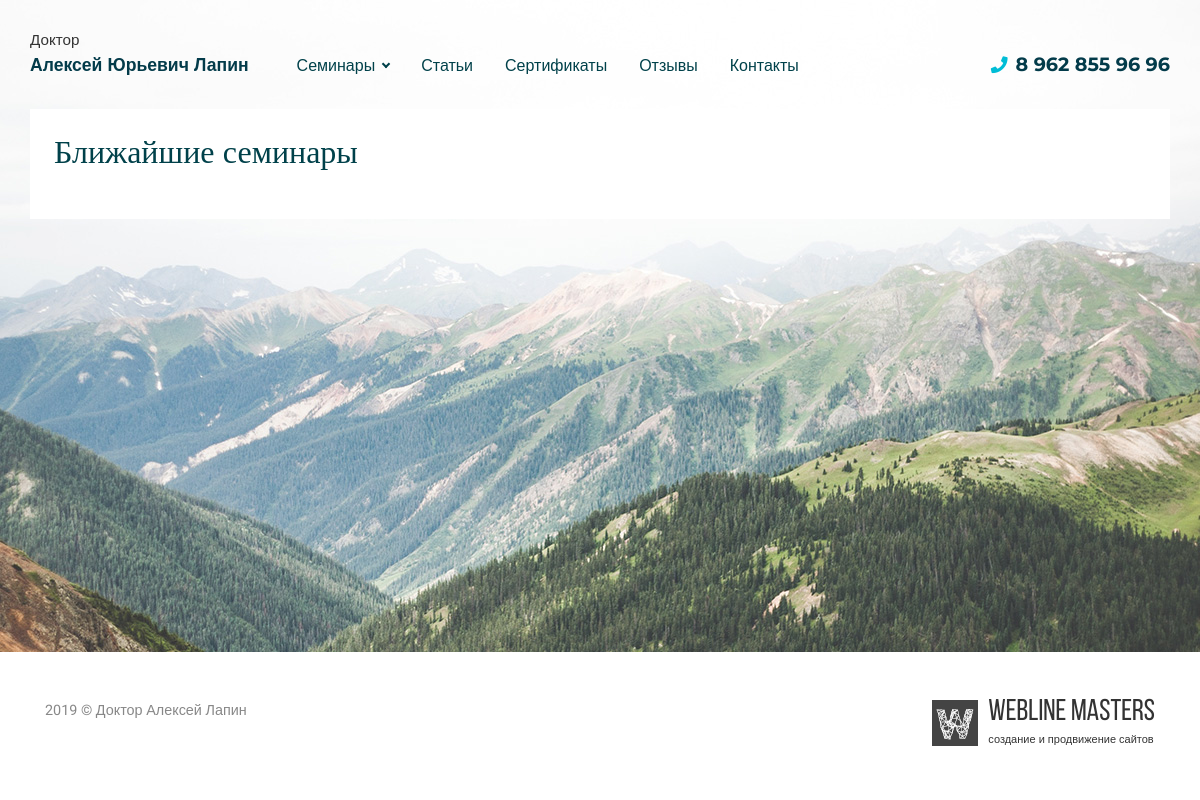
Before: /seminars/upcoming/ with the older database file.
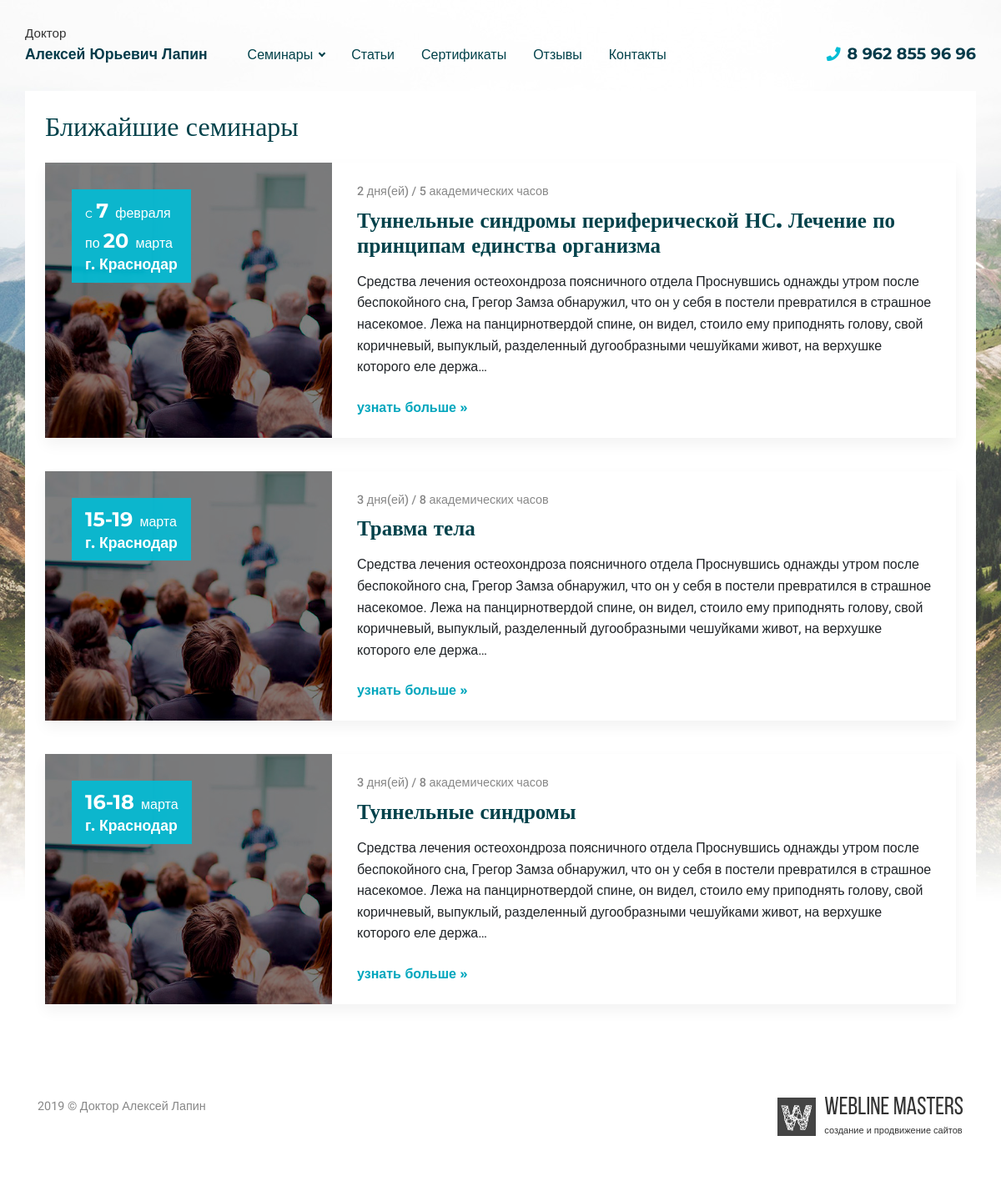
After: the same page with the newer database file.
### contacts/models.py (models this page shows)
class Phone(models.Model):
    contact = models.ForeignKey(Contact, on_delete=models.CASCADE, verbose_name='Контакт', related_name='phones')
    phone = models.CharField(max_length=20, verbose_name='Телефон', null=True)
    class Meta:
        verbose_name = 'Телефон'
        verbose_name_plural = 'Телефоны'
    def __str__(self):
        return '%s' % self.phone

### seminars/models.py (models this page shows, shortened)
class UpcomingSeminar(models.Model):
    seminar = models.ForeignKey(Seminar, on_delete=models.CASCADE, verbose_name='Заголовок', related_name='upcoming_seminars')
    date_start = models.DateField(verbose_name='Дата начала')
    date_end = models.DateField(verbose_name='Дата завершения')
    city = models.CharField(max_length=250, verbose_name='Город')
    class Meta:
        verbose_name = 'Ближайший семинар'
        verbose_name_plural = 'Ближайшие семинары'
        ordering = ['date_start']

class Seminar(models.Model):
    title = models.CharField(max_length=250, verbose_name='Заголовок')
    description = HTMLField(verbose_name='Описание')
    days_number = models.PositiveSmallIntegerField(verbose_name='Количество дней', default=1)
    hours_number = models.PositiveSmallIntegerField(verbose_name='Академических часов', default=1)
    in_index = models.BooleanField(default=False, verbose_name='Отображать на главной', help_text='Отображаюся только 6 выбранных семинаров')
    video = models.CharField(max_length=250, verbose_name='Ссылка на видео', blank=True, null=True)
    my_order = models.PositiveIntegerField(default=0, blank=False, null=False, verbose_name='Сортировка')
    def get_picture_url(self, filename):
        ext = filename.split('.')[-1]
        filename = '%s.%s' % (self.id, ext)
        year = datetime.now().year
        month = datetime.now().month
        return 'images/seminars/%s.%s/%s' % (month, year, filename)
    def get_absolute_url(self):
        return reverse('seminar_detail', args=[self.id])
    image = models.ImageField(upload_to=get_picture_url, verbose_name='Изображение')
    class Meta:
        verbose_name = 'Семинар'
        verbose_name_plural = 'Все семинары'
        ordering = ['my_order']

### seminars/views.py (the view)
# urls.py: path('upcoming/', views.upcoming_seminars, name='upcoming_seminars'),
def upcoming_seminars(request):
    upcoming_seminars = UpcomingSeminar.objects.all()
    context = {
        'upcoming_seminars': upcoming_seminars,
    }
    return render(request, 'seminars/upcoming_seminars.html', context)

### contacts/context_processors.py (called while the page is built)
def getting_phone(request):
    phone = Phone.objects.first()
    context = {
        'phone': phone,
    }
    return context

### templates/seminars/upcoming_seminars.html (shortened to what this page needs)
{% extends 'base.html' %}
{% block content %}
    <div class="container bg-white p-4">
        <h1 class="display-4 text-secondary mt-0 mb-4">Ближайшие семинары</h1>
        {% for seminar in upcoming_seminars %}
            <div class="lesson-item upcoming-lesson-item bg-white shadow">
                <div class="row">
                    <div class="col-lg-4 col-md-5">
                        <a href="{{ seminar.seminar.get_absolute_url }}" title="" class="lesson-item-img d-block h-100" style="background-image: url('{{ seminar.seminar.image.url }}');">
                            {% if seminar.date_start.month == seminar.date_end.month %}
                                <div class="upcoming-lesson-item-date px-3 py-2">
                                    <span class="ulid-day mr-1">{{ seminar.date_start.day }}-{{ seminar.date_end.day }}</span>
                                    <span class="ulid-month">{{ seminar.date_start|date:"E"|lower }}</span><br>
                                    <span class="ulid-place d-block">г. {{ seminar.city }}</span>
                                </div>
                            {% else %}
                                <div class="upcoming-lesson-item-date px-3 py-2">
                                    c <span class="ulid-day mr-1">{{ seminar.date_start.day }}</span>
                                    <span class="ulid-month">{{ seminar.date_start|date:"E"|lower }}</span><br>
                                    по <span class="ulid-day mr-1">{{ seminar.date_end.day }}</span>
                                    <span class="ulid-month">{{ seminar.date_end|date:"E"|lower }}</span>
                                    <span class="ulid-place d-block">г. {{ seminar.city }}</span>
                                </div>
                            {% endif %}
                        </a>
                    </div>
                    <div class="col-lg-8 col-md-7">
                        <div class="lesson-item-caption p-4 pl-md-0">
                            <span class="d-block mb-2">{{ seminar.seminar.days_number }} дня(ей) / {{ seminar.seminar.hours_number }} академических часов</span>
                            <h3 class="mt-0 mb-3"><a class="text-secondary d-block" href="{{ seminar.seminar.get_absolute_url }}" title="">{{ seminar.seminar.title }}</a></h3>
                            <p>{{ seminar.seminar.description|truncatechars:380|striptags }}</p>
                            <a class="link-more" href="{{ seminar.seminar.get_absolute_url }}" title="">узнать больше »</a>
                        </div>
                    </div>
                </div>
            </div>
        {% endfor %}
    </div>
{% endblock content %}

### templates/base.html (shortened to what this page needs)
<!doctype html>
<html lang="ru">
    <head>
        {% include 'head.html' %}
    </head>
    <body>
        {% include 'header.html' %}
        {% block content %}
        {% endblock content %}
        {% include 'footer.html' %}
    </body>
</html>

### templates/head.html (shortened to what this page needs)
{% load static %}
<link rel="stylesheet" href="{% static 'css/bootstrap.min.css' %}">
<link rel="stylesheet" href="{% static 'css/smartphoto.min.css' %}">
<link rel="stylesheet" href="https://use.fontawesome.com/releases/v5.6.3/css/all.css">
<link rel="stylesheet" href="{% static 'slick/slick.css' %}">
<link rel="stylesheet" href="{% static 'slick/slick-theme.css' %}">
<link rel="stylesheet" href="{% static 'css/style.css' %}">

### templates/header.html (shortened to what this page needs)
{% load flatpages %}
{% get_flatpages as flatpages %}
<nav class="navbar navbar-expand-lg navbar-light sticky">
    <div class="container p-0">
        <a class="navbar-brand" href="{% url 'index' %}"><span>Доктор</span> Алексей Юрьевич Лапин</a>
        <div class="collapse navbar-collapse mr-auto">
            <ul class="navbar-nav mr-auto">
                <li class="nav-item dropdown">
                    <a class="nav-link dropdown-toggle" href="{% url 'upcoming_seminars' %}">
                        Семинары
                    </a>
                </li>
                <li class="nav-item">
                    <a class="nav-link" href="{% url 'all_articles' %}">Статьи</a>
                </li>
                <li class="nav-item">
                    <a class="nav-link" href="{% url 'all_documents' %}">Сертификаты</a>
                </li>
                <li class="nav-item">
                    <a class="nav-link" href="{% url 'reviews' %}">Отзывы</a>
                </li>
                <li class="nav-item">
                    <a class="nav-link" href="{% url 'contacts' %}">Контакты</a>
                </li>
            </ul>
        </div>
        <span class="navbar-text d-none d-xl-block">
            <i class="fas fa-phone fa-sm mr-2"></i>{{ phone }}
        </span>
    </div>
</nav>

### templates/footer.html
{% load static %}
<footer class="footer">
    <div class="container">
        <div class="row">
            <div class="col-sm-6">
                <p class="mb-3">2019 © Доктор Алексей Лапин</p>
            </div>
            <div class="col-sm-6">
                <a class="devlogo ml-sm-auto" href="http://wlms.info" target="_blank">
                    <img src="{% static 'images/devlogo.png' %}" alt="...">
                    <div class="devlogo-text">
                        <span>Webline Masters</span>
                        <span>создание и продвижение сайтов</span>
                    </div>
                </a>
            </div>
        </div>
    </div>
</footer>

### templates/scripts.html (shortened to what this page needs)
{% load static %}

### dev_static/css/style.css (style rules this page uses)
html { position: relative; min-height: 100%; }
body { overflow-x: hidden; background-image: url('../images/bg.jpg'); background-repeat: no-repeat; background-position: top; }
.footer { position: absolute; bottom: 0; width: 100%; background-color: #fff; padding: 3rem 0; }
.footer .container p { font-size: .9rem; color: #888; }
.devlogo { display: table; }
.devlogo img, .devlogo-text { display: table-cell; vertical-align: top; }
.devlogo span { display: block; margin-left: 10px; font-family: "BebasNeueRegular", sans-serif; font-size: 30px; line-height: 26px; color: #333; -webkit-transition: all .1s ease-in-out; transition: all .1s ease-in-out; }
.devlogo span:last-child { font-size: 11px; font-family: "Arial", sans-serif; }
.dropdown-toggle:after { -webkit-transition: -webkit-transform .1s ease-in-out; transition: -webkit-transform .1s ease-in-out; transition: transform .1s ease-in-out; transition: transform .1s ease-in-out, -webkit-transform .1s ease-in-out; }
.sticky { position: -webkit-sticky; position: sticky; top: 0; z-index: 1; -webkit-transition: .1s padding ease-in-out; transition: .1s padding ease-in-out; }
a.text-secondary { -webkit-transition: .1s color ease-in-out; transition: .1s color ease-in-out; }
.link-more { font-family: 'Montserrat', sans-serif; font-weight: 700; }
.lesson-item { margin-bottom: 40px; }
.lesson-item-img { position: relative; background-size: cover; background-repeat: no-repeat; background-position: center; -webkit-transition: .1s opacity ease-in-out; transition: .1s opacity ease-in-out; }
.lesson-item-caption span { font-weight: 500; color: #888; font-size: .9rem; }
.lesson-item-caption p { line-height: 1.6rem; }
.upcoming-lesson-item .lesson-item-img:after { position: absolute; content: ''; left: 0; top: 0; right: 0; bottom: 0; background-color: rgba(0, 0, 0, 0.5); }
.upcoming-lesson-item-date { position: absolute; left: 2rem; top: 2rem; z-index: 1; background-color: rgba(0, 189, 214, 0.9); color: #fff; font-family: 'Montserrat', sans-serif; }
.ulid-day { font-size: 1.5rem; font-weight: 700; }
.ulid-month { font-weight: 500; }
.ulid-place { font-weight: 700; font-size: 1.1rem; margin-top: -3px; }

Changed rows visible on the page:
added UpcomingSeminar: seminar.image (picture), date_start.day "7", date_start "февраля", date_end.day "20", date_end "марта", city "Краснодар", seminar.days_number "2", seminar.hours_number "5", seminar "Туннельные синдромы периферической НС. Лечение по принципам единства организма", seminar.description "Средства лечения остеохондроза поясничного отдела Проснувшись однажды утром после беспокойного сна, Грегор Замза обнаружил, что он у себя в постели превратился в страшное насекомое. Лежа на панцирнотвердой спине, он видел, стоило ему приподнять голову, свой коричневый, выпуклый, разделенный дугообразными чешуйками живот, на верхушке которого еле держа…"
added UpcomingSeminar: seminar.image (placeholder picture), date_start.day "15", date_end.day "19", date_start "марта", city "Краснодар", seminar.days_number "3", seminar.hours_number "8", seminar "Травма тела", seminar.description "Средства лечения остеохондроза поясничного отдела Проснувшись однажды утром после беспокойного сна, Грегор Замза обнаружил, что он у себя в постели превратился в страшное насекомое. Лежа на панцирнотвердой спине, он видел, стоило ему приподнять голову, свой коричневый, выпуклый, разделенный дугообразными чешуйками живот, на верхушке которого еле держа…"
added UpcomingSeminar: seminar.image (picture), date_start.day "16", date_end.day "18", date_start "марта", city "Краснодар", seminar.days_number "3", seminar.hours_number "8", seminar "Туннельные синдромы", seminar.description "Средства лечения остеохондроза поясничного отдела Проснувшись однажды утром после беспокойного сна, Грегор Замза обнаружил, что он у себя в постели превратился в страшное насекомое. Лежа на панцирнотвердой спине, он видел, стоило ему приподнять голову, свой коричневый, выпуклый, разделенный дугообразными чешуйками живот, на верхушке которого еле держа…"
